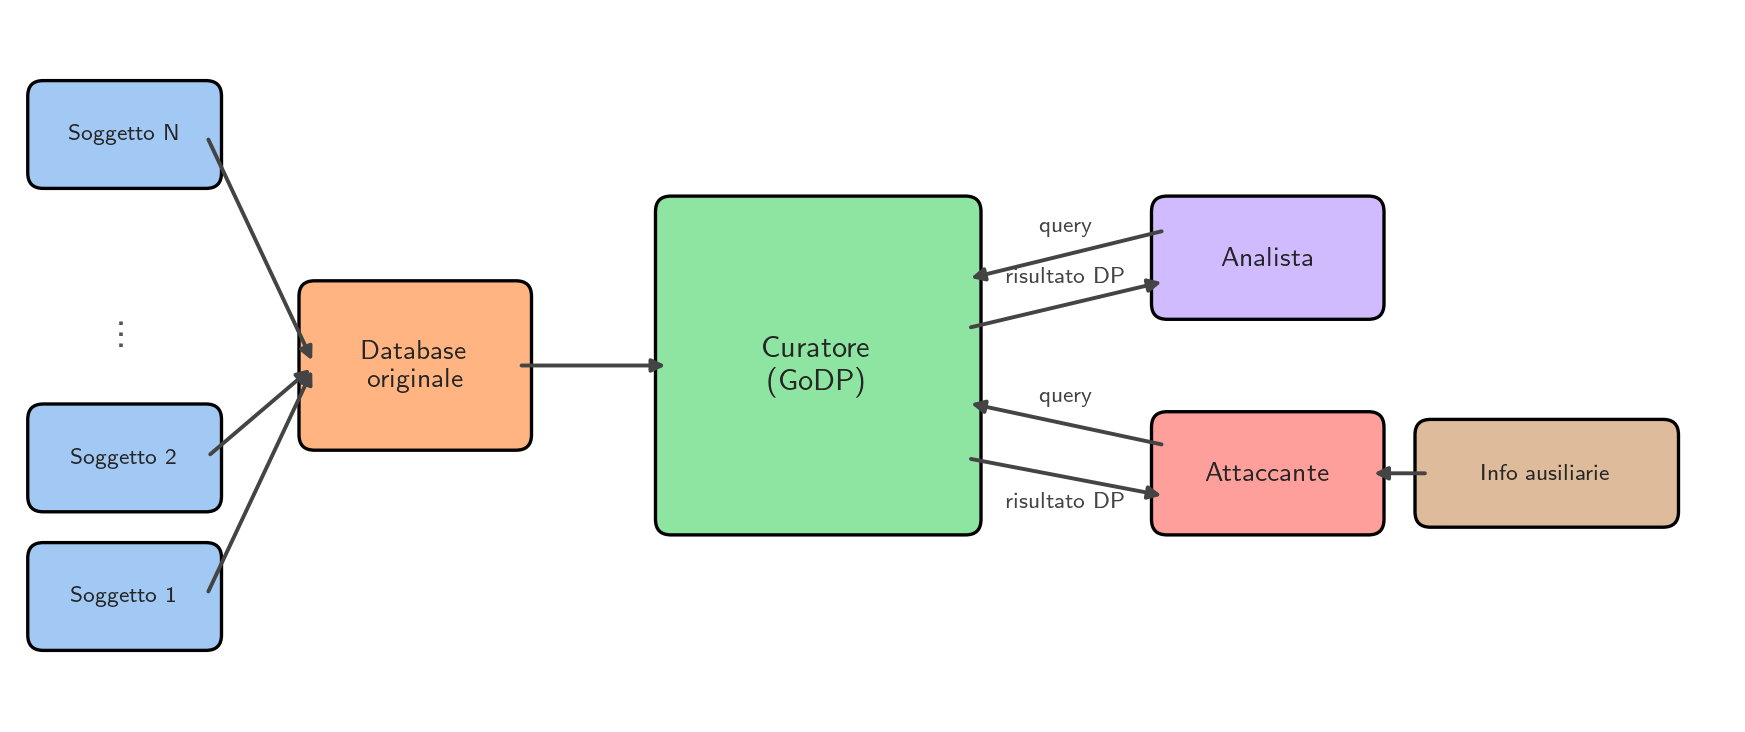

This chart was generated by the following Python code:
import matplotlib
import matplotlib.pyplot as plt
import seaborn as sns
from matplotlib.patches import FancyBboxPatch

matplotlib.rc("text", usetex=True)
sns.set_theme()
sns.set_context("paper")
sns.set_style("darkgrid")

_palette = sns.color_palette("pastel")

COL = {
    "subject": _palette[0],  # blue
    "db": _palette[1],  # orange
    "curator": _palette[2],  # green
    "analyst": _palette[4],  # purple
    "attacker": _palette[3],  # red
    "arrow": "#444444",
    "info": _palette[5],  # brown/warm
}


def box(ax, x, y, w, h, label, color, fontsize=10, bold=False):
    r = FancyBboxPatch(
        (x, y),
        w,
        h,
        boxstyle="round,pad=0.1",
        facecolor=color,
        edgecolor="black",
        lw=1.2,
    )
    ax.add_patch(r)
    ax.text(
        x + w / 2,
        y + h / 2,
        label,
        ha="center",
        va="center",
        fontsize=fontsize,
        weight="bold" if bold else "normal",
    )


def arrow(ax, x1, y1, x2, y2, label=None, lbl_dy=0.13):
    ax.annotate(
        "",
        xy=(x2, y2),
        xytext=(x1, y1),
        arrowprops=dict(arrowstyle="-|>", color=COL["arrow"], lw=1.4),
    )
    if label:
        mx, my = (x1 + x2) / 2, (y1 + y2) / 2
        ax.text(
            mx,
            my + lbl_dy,
            label,
            ha="center",
            va="bottom",
            fontsize=8,
            color=COL["arrow"],
        )


fig, ax = plt.subplots(1, 1, figsize=(11, 4.5))
ax.set_xlim(0, 11)
ax.set_ylim(0, 4.5)
ax.axis("off")

# _____SUBJECTS_____
sx, sw, sh = 0.15, 1.05, 0.5
box_y = [0.5, 1.4, 3.5]
dot_y = 2.45
box_labels = ["Soggetto 1", "Soggetto 2", "Soggetto N"]

for yi, lbl in zip(box_y, box_labels):
    box(ax, sx, yi, sw, sh, lbl, COL["subject"], fontsize=8)

ax.text(
    sx + sw / 2, dot_y, r"$\vdots$", ha="center", va="center", fontsize=16, color="#555"
)

# _____DATABASE_____
db_x, db_w, db_h = 1.9, 1.3, 0.9
db_cy = (box_y[0] + box_y[-1] + sh) / 2
db_y = db_cy - db_h / 2
box(
    ax, db_x, db_y, db_w, db_h, "Database\noriginale", COL["db"], fontsize=10, bold=True
)

# soggetti -> database (solo i soggetti con box)
for yi in box_y:
    arrow(ax, sx + sw, yi + sh / 2, db_x, db_cy)

# _____CURATOR_____
cur_x, cur_w, cur_h = 4.2, 1.9, 2.0
cur_y = db_cy - cur_h / 2
cur_r = cur_x + cur_w
box(
    ax,
    cur_x,
    cur_y,
    cur_w,
    cur_h,
    "Curatore\n(GoDP)",
    COL["curator"],
    fontsize=11,
    bold=True,
)

arrow(ax, db_x + db_w, db_cy, cur_x, db_cy)

# _____ANALYST_____
an_x, an_w, an_h = 7.4, 1.3, 0.6
an_y = cur_y + cur_h - an_h
box(ax, an_x, an_y, an_w, an_h, "Analista", COL["analyst"], fontsize=10, bold=True)

y_an_q = cur_y + cur_h * 0.78
y_an_r = cur_y + cur_h * 0.62

# analista -> curatore
arrow(ax, an_x, an_y + an_h * 0.80, cur_r, y_an_q, label="query", lbl_dy=0.12)
# curatore -> analista
arrow(ax, cur_r, y_an_r, an_x, an_y + an_h * 0.25, label="risultato DP", lbl_dy=0.12)

# _____ATTACKER_____
at_x, at_w, at_h = 7.4, 1.3, 0.6
at_y = cur_y
box(ax, at_x, at_y, at_w, at_h, "Attaccante", COL["attacker"], fontsize=10, bold=True)

y_at_q = cur_y + cur_h * 0.38
y_at_r = cur_y + cur_h * 0.20

# attaccante -> curatore
arrow(ax, at_x, at_y + at_h * 0.80, cur_r, y_at_q, label="query", lbl_dy=0.12)
# curatore -> attaccante
arrow(ax, cur_r, y_at_r, at_x, at_y + at_h * 0.25, label="risultato DP", lbl_dy=-0.22)

# _____AUXILIARY INFO_____
info_x, info_w, info_h = 9.1, 1.5, 0.5
info_y = at_y + at_h / 2 - info_h / 2
box(ax, info_x, info_y, info_w, info_h, "Info ausiliarie", COL["info"], fontsize=8)
arrow(ax, info_x, info_y + info_h / 2, at_x + at_w, at_y + at_h / 2)

fig.savefig("experiment/plots/centralized_dp_model.pdf", bbox_inches="tight")
fig.savefig("experiment/plots/centralized_dp_model.png", bbox_inches="tight", dpi=200)
